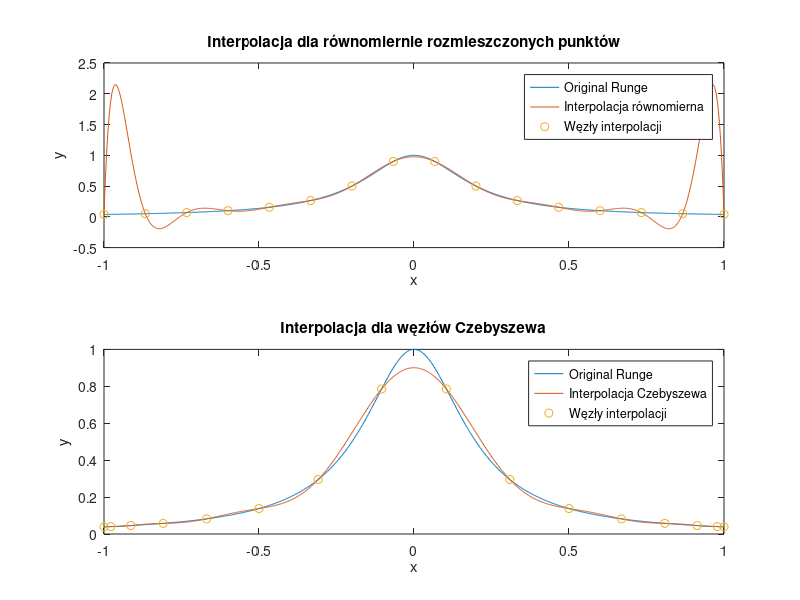

Source code (MATLAB):
function [nodes_Chebyshev, V, V2, original_Runge, interpolated_Runge, interpolated_Runge_Chebyshev] = zadanie2()
% nodes_Chebyshev - wektor wierszowy zawierający N=16 węzłów Czebyszewa drugiego rodzaju
% V - macierz Vandermonde obliczona dla 16 węzłów interpolacji rozmieszczonych równomiernie w przedziale [-1,1]
% V2 - macierz Vandermonde obliczona dla węzłów interpolacji zdefiniowanych w wektorze nodes_Chebyshev
% original_Runge - wektor wierszowy zawierający wartości funkcji Runge dla wektora x_fine=linspace(-1, 1, 1000)
% interpolated_Runge - wektor wierszowy wartości funkcji interpolującej określonej dla równomiernie rozmieszczonych węzłów interpolacji
% interpolated_Runge_Chebyshev - wektor wierszowy wartości funkcji interpolującej wyznaczonej
%       przy zastosowaniu 16 węzłów Czebyszewa zawartych w nodes_Chebyshev
N = 16;
x_fine = linspace(-1, 1, 1000);
x_coarse = linspace(-1, 1, N);
nodes_Chebyshev = get_Chebyshev_nodes(N);

V = fliplr(vander(x_coarse));
V2 = fliplr(vander(nodes_Chebyshev));
original_Runge = 1 ./ (1 + 25 * x_fine.^2);

y_runge = 1 ./ (1 + 25 * x_coarse.^2);
y_runge = y_runge';
c_runge = V \ y_runge;
interpolated_Runge = polyval(flipud(c_runge), x_fine);

y_runge_chebyshev = 1 ./ (1 + 25 * nodes_Chebyshev.^2);
c_runge_chebyshev = V2 \ y_runge_chebyshev';
interpolated_Runge_Chebyshev = polyval(flipud(c_runge_chebyshev), x_fine);

subplot(2,1,1);
plot(x_fine, original_Runge, 'DisplayName', 'Original Runge');
xlabel('x');
ylabel('y');
hold on;
plot(x_fine, interpolated_Runge, 'DisplayName', 'Interpolacja równomierna');
plot(x_coarse, y_runge, 'o', 'DisplayName', 'Węzły interpolacji');
title('Interpolacja dla równomiernie rozmieszczonych punktów');
legend show;

subplot(2,1,2);
plot(x_fine, original_Runge, 'DisplayName', 'Original Runge');
xlabel('x');
ylabel('y');
hold on;
plot(x_fine, interpolated_Runge_Chebyshev, 'DisplayName', 'Interpolacja Czebyszewa');
plot(nodes_Chebyshev, y_runge_chebyshev, 'o', 'DisplayName', 'Węzły interpolacji');
title('Interpolacja dla węzłów Czebyszewa');
legend show;

saveas(gcf, 'zadanie2.png');
end

function nodes = get_Chebyshev_nodes(N)
% oblicza N węzłów Czebyszewa drugiego rodzaju
nodes = cos((0:N-1) * pi / (N-1));
end
